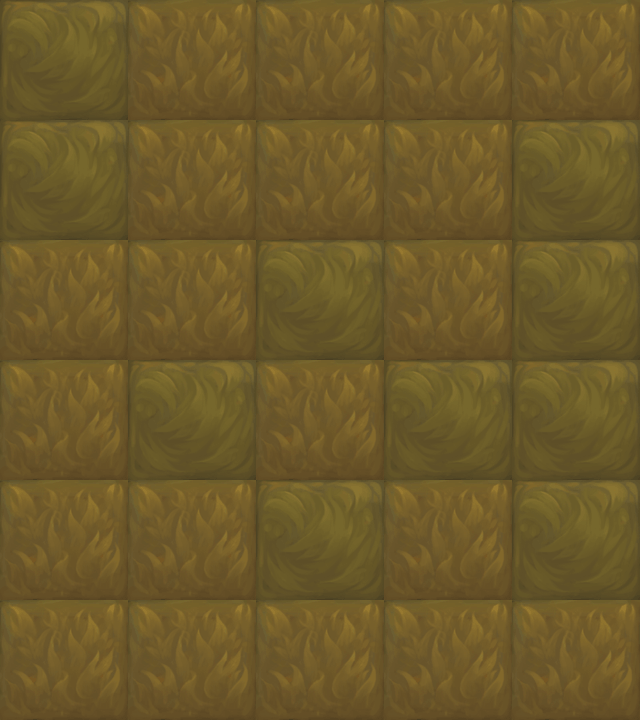

Below is a game level as drawn by its tile map, then a one-line description and the .tmx that defines it (tile-layer data replaced by summaries):
An orthogonal 5x6 tile map with 128x120 px tiles, 1 tile layer (块层 1).

<map version="1.0" orientation="orthogonal" width="5" height="6" tilewidth="128" tileheight="120">
 <tileset firstgid="1" name="map003" tilewidth="128" tileheight="120">
  <image source="map004.png" width="256" height="120" />
 </tileset>
 <layer name="块层 1" width="5" height="6">
  <data>[30 cells, 30 non-empty, 2 distinct tile ids]</data>
 </layer>
</map>
